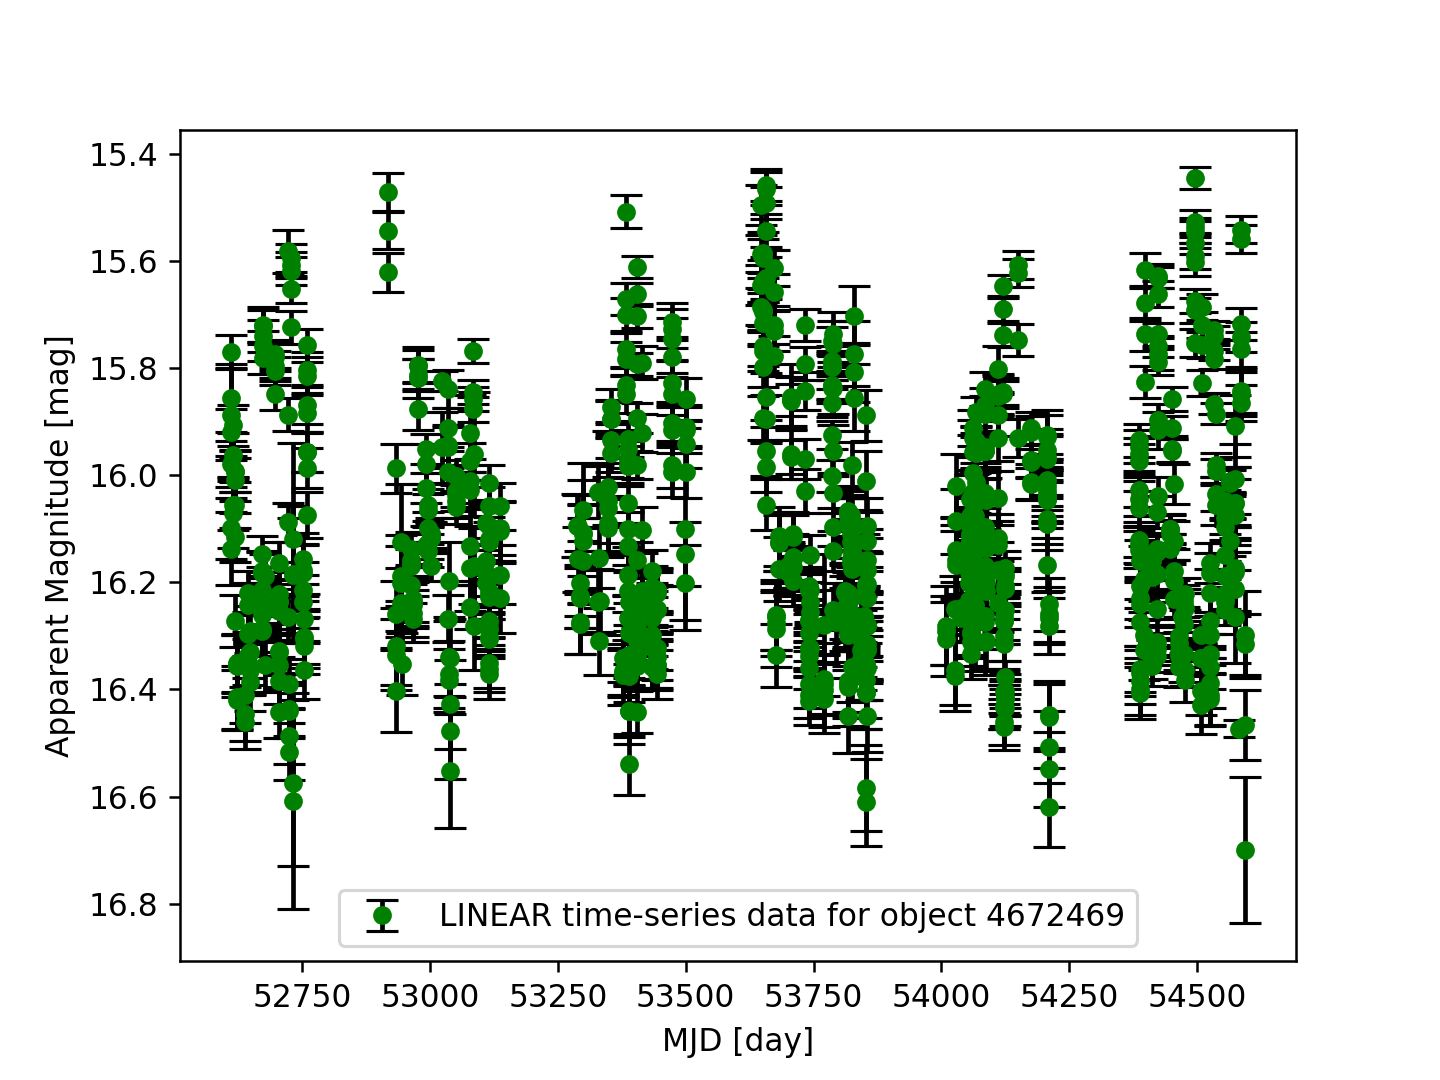

Reproduce this figure in Python.
#!/usr/pkg/bin/python3.9

#
# Time-stamp: <2022/12/04 18:52:55 (CST) daisuke>
#

# importing numpy module
import numpy

# importing matplotlib module
import matplotlib.figure
import matplotlib.backends.backend_agg

# data file name
file_input = 'linear/4672469.dat'

# output file name
file_output = 'ai202209_s12_03_01.png'

# empty numpy arrays for storing data
data_mjd = numpy.array ([])
data_mag = numpy.array ([])
data_err = numpy.array ([])

# opening file
with open (file_input, 'r') as fh:
    # reading file line-by-line
    for line in fh:
        # skipping line if the line starts with '#'
        if (line[0] == '#'):
            continue
        # removing line feed at the end of line
        line = line.strip ()
        # splitting data
        (mjd_str, mag_str, err_str) = line.split ()
        # conversion from string into float
        mjd = float (mjd_str)
        mag = float (mag_str)
        err = float (err_str)
        # appending the data at the end of numpy arrays
        data_mjd = numpy.append (data_mjd, mjd)
        data_mag = numpy.append (data_mag, mag)
        data_err = numpy.append (data_err, err)

# making objects "fig" and "ax"
fig    = matplotlib.figure.Figure ()
canvas = matplotlib.backends.backend_agg.FigureCanvasAgg (fig)
ax     = fig.add_subplot (111)

# labels
ax.set_xlabel ('MJD [day]')
ax.set_ylabel ('Apparent Magnitude [mag]')

# axes
ax.invert_yaxis ()

# plotting data
ax.errorbar (data_mjd, data_mag, yerr=data_err, \
             linestyle='None', marker='o', markersize=5, color='green', \
             ecolor='black', capsize=5, \
             label='LINEAR time-series data for object 4672469')
ax.legend ()

# saving the plot into a file
fig.savefig (file_output, dpi=225)
